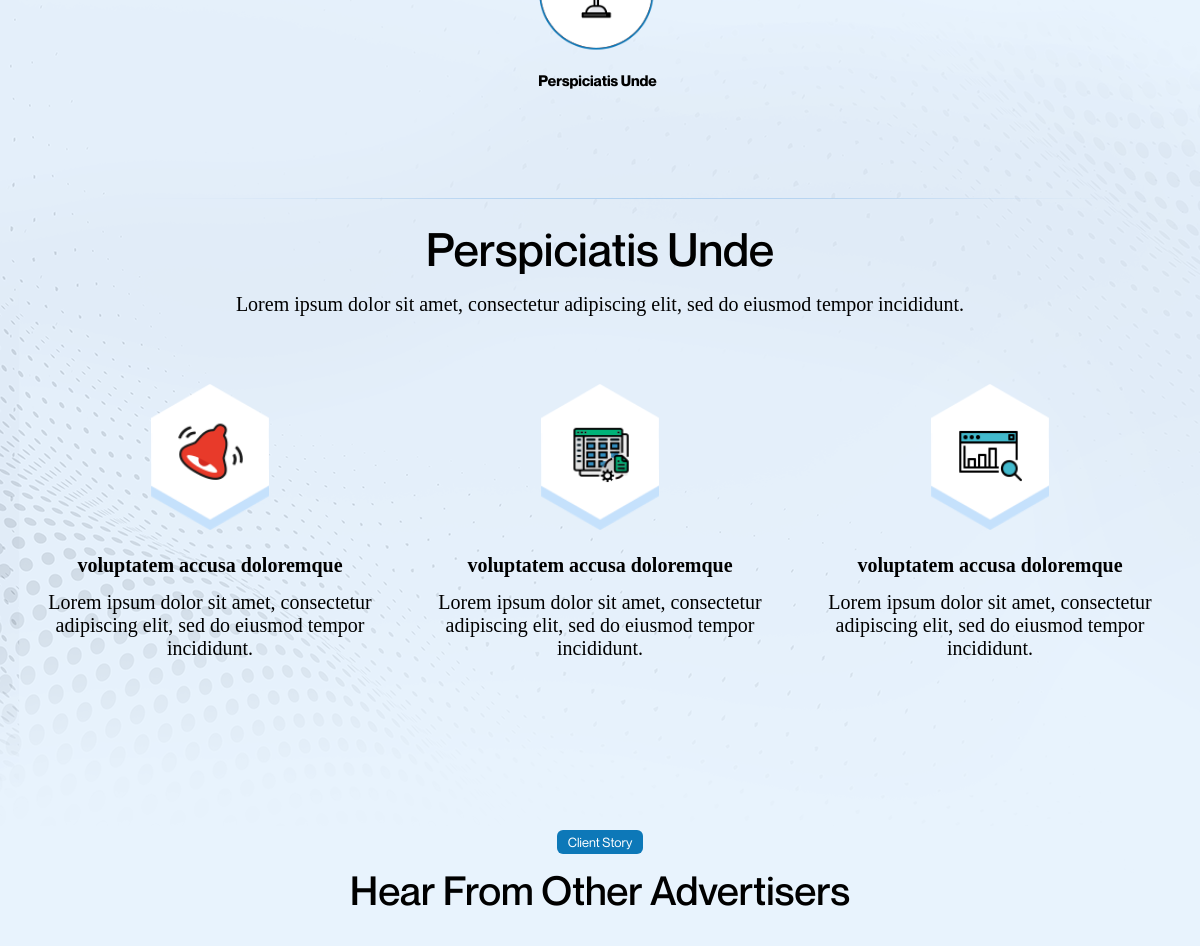
Before: /advertisers (middle part) with the older database file.
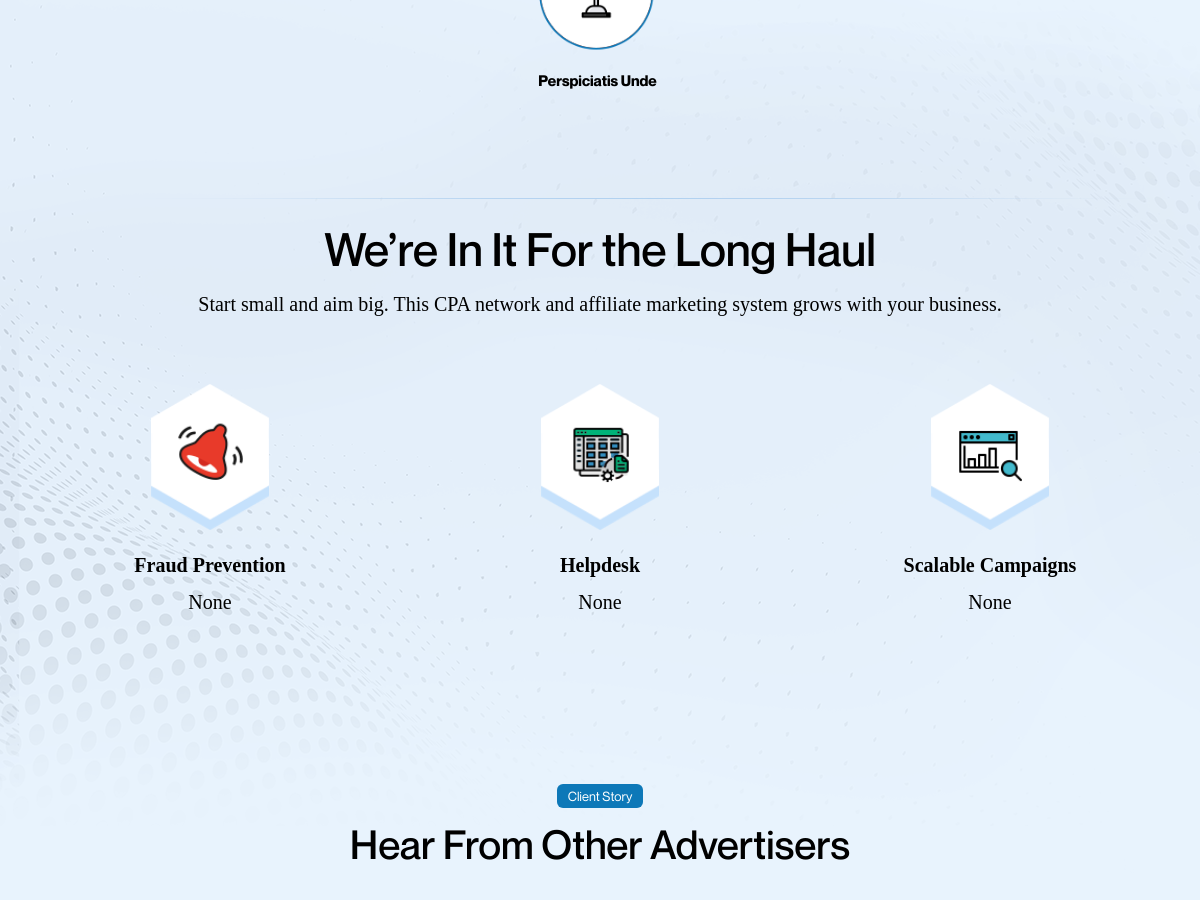
After: the same page with the newer database file.
### base/models.py (models this page shows, shortened)
class Advertiser(models.Model):
    advertiser_text = models.CharField(max_length=200, blank=True, null=True)
    advertiser_button_text = models.CharField(max_length=200, blank=True, null=True)
    advertiser_button_url=models.URLField(blank=True, null=True)
    topinfoPara = models.CharField(max_length=200, blank=True, null=True)
    secondParagraph_heading = models.CharField(max_length=200, blank=True, null=True)
    secondParagraph = models.CharField(max_length=200, blank=True, null=True)
    topspace1_heading=models.CharField(max_length=200, blank=True, null=True)
    topspace1_text=models.CharField(max_length=200, blank=True, null=True)
    topspace1_image= models.ImageField(upload_to='images/advertiser', blank=True, null=True)
    topspace2_heading = models.CharField(max_length=200, blank=True, null=True)
    topspace2_text = models.CharField(max_length=200, blank=True, null=True)
    topspace2_image = models.ImageField(upload_to='images/advertiser', blank=True, null=True)
    topspace3_heading = models.CharField(max_length=200, blank=True, null=True)
    topspace3_text = models.CharField(max_length=200, blank=True, null=True)
    topspace3_image = models.ImageField(upload_to='images/advertiser', blank=True, null=True)
    topspace4_heading = models.CharField(max_length=200, blank=True, null=True)
    topspace4_text = models.CharField(max_length=200, blank=True, null=True)
    topspace4_image = models.ImageField(upload_to='images/advertiser', blank=True, null=True)
    who_we_are=models.CharField(max_length=200, blank=True, null=True)
    who_we_are_description=models.CharField(max_length=500, blank=True, null=True)
    tab_text1 = models.CharField(max_length=200, blank=True, null=True)
    tab_image1 = models.ImageField(upload_to='images/advertiser', blank=True, null=True)
    tab_content1 = models.CharField(max_length=200, blank=True, null=True)
    tab_text2 = models.CharField(max_length=200, blank=True, null=True)
    tab_image2 = models.ImageField(upload_to='images/advertiser', blank=True, null=True)
    tab_content2 = models.CharField(max_length=200, blank=True, null=True)
    tab_text3= models.CharField(max_length=200, blank=True, null=True)
    tab_image3 = models.ImageField(upload_to='images/advertiser', blank=True, null=True)
    tab_content3 = models.CharField(max_length=200, blank=True, null=True)
    tab_text4 = models.CharField(max_length=200, blank=True, null=True)
    tab_image4 = models.ImageField(upload_to='images/advertiser', blank=True, null=True)
    tab_content4 = models.CharField(max_length=200, blank=True, null=True)
    tab_text5 = models.CharField(max_length=200, blank=True, null=True)
    tab_image5 = models.ImageField(upload_to='images/advertiser', blank=True, null=True)
    tab_content5 = models.CharField(max_length=200, blank=True, null=True)
    tab_text6 = models.CharField(max_length=200, blank=True, null=True)
    tab_image6 = models.ImageField(upload_to='images/advertiser', blank=True, null=True)
    tab_content6 = models.CharField(max_length=200, blank=True, null=True)
    consectetur=models.CharField(max_length=200, blank=True, null=True)
    consectetur_paragraph = models.CharField(max_length=500, blank=True, null=True)
    row_image1=models.ImageField(upload_to='images/advertiser', blank=True, null=True)
    row_heading1=models.CharField(max_length=200, blank=True, null=True)
    row_paragraph1=models.CharField(max_length=200, blank=True, null=True)
    row_image2 = models.ImageField(upload_to='images/advertiser', blank=True, null=True)
    row_heading2 = models.CharField(max_length=200, blank=True, null=True)
    row_paragraph2 = models.CharField(max_length=200, blank=True, null=True)
    row_image3 = models.ImageField(upload_to='images/advertiser', blank=True, null=True)
    row_heading3 = models.CharField(max_length=200, blank=True, null=True)
    row_paragraph3 = models.CharField(max_length=200, blank=True, null=True)
    client_story_heading=models.CharField(max_length=200, blank=True, null=True)
    client_name1=models.CharField(max_length=200, blank=True, null=True)
    client_image1=models.ImageField(upload_to='images/advertiser', blank=True, null=True)
    client_description1=models.CharField(max_length=200, blank=True, null=True)
    client_story1=models.CharField(max_length=2000, blank=True, null=True)
    client_name2 = models.CharField(max_length=200, blank=True, null=True)
    client_image2 = models.ImageField(upload_to='images/advertiser', blank=True, null=True)
    client_description2 = models.CharField(max_length=200, blank=True, null=True)
    client_story2 = models.CharField(max_length=2000, blank=True, null=True)
    client_name3 = models.CharField(max_length=200, blank=True, null=True)
    client_image3 = models.ImageField(upload_to='images/advertiser', blank=True, null=True)
    client_description3 = models.CharField(max_length=200, blank=True, null=True)
    client_story3 = models.CharField(max_length=2000, blank=True, null=True)
    register_now_heading=models.CharField(max_length=500, blank=True, null=True)
    register_now_description = models.CharField(max_length=500, blank=True, null=True)

### base/views.py (the view)
# urls.py: path('advertisers', views.advertisers, name='advertisers'),
def advertisers(request):
    context = {}
    advertiser, created = Advertiser.objects.get_or_create(id=1)
    context['i'] = advertiser
    return render(request, 'advertiser.html', context)

### base/templates/advertiser.html (shortened to what this page needs)
{% extends 'base.html' %}
       {% load static %}
{% block content %}
<div class="businessModel">
<div class="container">
<div class="iTsupport h2Font tab-sec">
<div class="container">
  <div class="curveDesign">
<div class="row ">
  <div class="col-md-12 col-sm-12 verticallyMainChild">
<div class="curve426 curve426advertise">
<div class="tabs">
  <ul id="tabs-nav">
 <li><div class="postion1 postion5"><a href="#tab5"><img src="{{i.tab_image5.url}}" /> {{i.tab_text5}}</a></div></li>
</div>
</div>
 </div>
</div>
</div>
</div>
<section class="consectetur-sec h2Font">
  <div class="container">
    <h2>{{i.consectetur}}</h2>
    <p>{{i.consectetur_paragraph}}</p>
    <div class="row consectetur-row">
      <div class="col-sm-4 consectetur-col">
        <img src="{{i.row_image1.url}}" alt="">
        <h4>{{i.row_heading1}}</h4>
          <p>{{i.row_paragraph1}}</p>
      </div>
      <div class="col-sm-4 consectetur-col">
        <img src="{{i.row_image2.url}}" alt="">
        <h4>{{i.row_heading2}}</h4>
          <p>{{i.row_paragraph2}}</p>
      </div>
      <div class="col-sm-4 consectetur-col">
        <img src="{{i.row_image3.url}}" alt="">
        <h4>{{i.row_heading3}}</h4>
          <p>{{i.row_paragraph3}}</p>
      </div>
    </div>
  </div>
</section>
  </div>
<section class="client-sec">
  <div class="container">
    <div class="sec-head">
      <h6>Client Story</h6>
      <h2>Hear From Other Advertisers</h2>
    </div>
  </div>
</section>
</div>
</div>
{% endblock %}

Changed rows visible on the page:
changed Advertiser "Perspiciatis Unde": consectetur "Perspiciatis Unde" → "We’re In It For the Long Haul"; consectetur_paragraph "Lorem ipsum dolor sit amet, consectetur adipiscing elit, sed do eiusmod tempor incididunt." → "Start small and aim big. This CPA network and affiliate marketing system grows with your business."; row_heading1 "voluptatem accusa doloremque" → "Fraud Prevention"; row_paragraph1 "Lorem ipsum dolor sit amet, consectetur adipiscing elit, sed do eiusmod tempor incididunt." → "None"; row_heading2 "voluptatem accusa doloremque" → "Helpdesk"; row_paragraph2 "Lorem ipsum dolor sit amet, consectetur adipiscing elit, sed do eiusmod tempor incididunt." → "None"; row_heading3 "voluptatem accusa doloremque" → "Scalable Campaigns"; row_paragraph3 "Lorem ipsum dolor sit amet, consectetur adipiscing elit, sed do eiusmod tempor incididunt." → "None"
